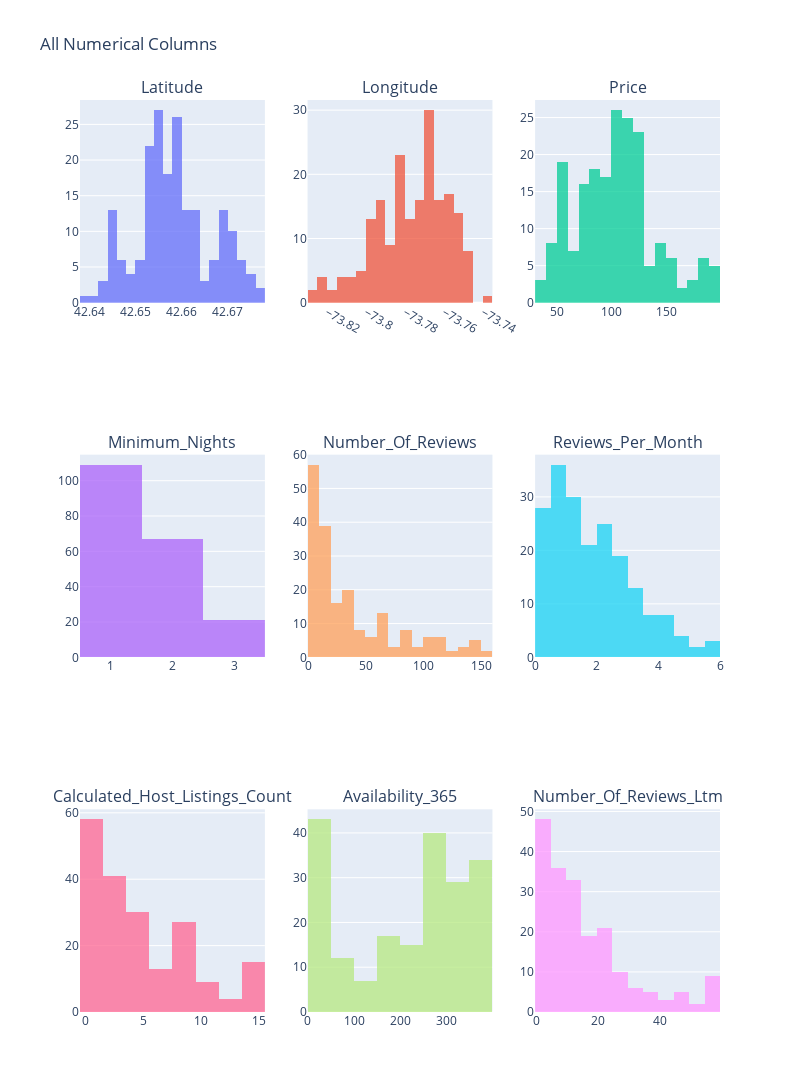

The notebook cell this image was saved under:
### Code cell
Muti_hist_plot(data_without_outliers[data_without_outliers.columns[3:]])

### Figure 1 — Plotly figure (JSON) as saved in the notebook; plotly's stock layout.template omitted (floating-point values rounded to 4 significant figures; data arrays with more than 128 entries replaced by an {"elided": "..."} marker saying what was removed)
{"data": [{"name": "Latitude", "opacity": 0.75, "showlegend": false, "type": "histogram", "x": {"elided": "197 float values"}, "xaxis": "x", "yaxis": "y"}, {"name": "Longitude", "opacity": 0.75, "showlegend": false, "type": "histogram", "x": {"elided": "197 float values"}, "xaxis": "x2", "yaxis": "y2"}, {"name": "Price", "opacity": 0.75, "showlegend": false, "type": "histogram", "x": {"elided": "197 int values"}, "xaxis": "x3", "yaxis": "y3"}, {"name": "Minimum_Nights", "opacity": 0.75, "showlegend": false, "type": "histogram", "x": {"elided": "197 int values"}, "xaxis": "x4", "yaxis": "y4"}, {"name": "Number_Of_Reviews", "opacity": 0.75, "showlegend": false, "type": "histogram", "x": {"elided": "197 int values"}, "xaxis": "x5", "yaxis": "y5"}, {"name": "Reviews_Per_Month", "opacity": 0.75, "showlegend": false, "type": "histogram", "x": {"elided": "197 float values"}, "xaxis": "x6", "yaxis": "y6"}, {"name": "Calculated_Host_Listings_Count", "opacity": 0.75, "showlegend": false, "type": "histogram", "x": {"elided": "197 int values"}, "xaxis": "x7", "yaxis": "y7"}, {"name": "Availability_365", "opacity": 0.75, "showlegend": false, "type": "histogram", "x": {"elided": "197 int values"}, "xaxis": "x8", "yaxis": "y8"}, {"name": "Number_Of_Reviews_Ltm", "opacity": 0.75, "showlegend": false, "type": "histogram", "x": {"elided": "197 int values"}, "xaxis": "x9", "yaxis": "y9"}], "layout": {"annotations": [{"font": {"size": 16}, "showarrow": false, "text": "Latitude", "x": 0.1444, "xanchor": "center", "xref": "paper", "y": 1, "yanchor": "bottom", "yref": "paper"}, {"font": {"size": 16}, "showarrow": false, "text": "Longitude", "x": 0.5, "xanchor": "center", "xref": "paper", "y": 1, "yanchor": "bottom", "yref": "paper"}, {"font": {"size": 16}, "showarrow": false, "text": "Price", "x": 0.8556, "xanchor": "center", "xref": "paper", "y": 1, "yanchor": "bottom", "yref": "paper"}, {"font": {"size": 16}, "showarrow": false, "text": "Minimum_Nights", "x": 0.1444, "xanchor": "center", "xref": "paper", "y": 0.6111, "yanchor": "bottom", "yref": "paper"}, {"font": {"size": 16}, "showarrow": false, "text": "Number_Of_Reviews", "x": 0.5, "xanchor": "center", "xref": "paper", "y": 0.6111, "yanchor": "bottom", "yref": "paper"}, {"font": {"size": 16}, "showarrow": false, "text": "Reviews_Per_Month", "x": 0.8556, "xanchor": "center", "xref": "paper", "y": 0.6111, "yanchor": "bottom", "yref": "paper"}, {"font": {"size": 16}, "showarrow": false, "text": "Calculated_Host_Listings_Count", "x": 0.1444, "xanchor": "center", "xref": "paper", "y": 0.2222, "yanchor": "bottom", "yref": "paper"}, {"font": {"size": 16}, "showarrow": false, "text": "Availability_365", "x": 0.5, "xanchor": "center", "xref": "paper", "y": 0.2222, "yanchor": "bottom", "yref": "paper"}, {"font": {"size": 16}, "showarrow": false, "text": "Number_Of_Reviews_Ltm", "x": 0.8556, "xanchor": "center", "xref": "paper", "y": 0.2222, "yanchor": "bottom", "yref": "paper"}], "height": 1200, "title": {"text": "All Numerical Columns"}, "width": 800, "xaxis": {"anchor": "y", "domain": [0, 0.2889]}, "xaxis2": {"anchor": "y2", "domain": [0.3556, 0.6444]}, "xaxis3": {"anchor": "y3", "domain": [0.7111, 1]}, "xaxis4": {"anchor": "y4", "domain": [0, 0.2889]}, "xaxis5": {"anchor": "y5", "domain": [0.3556, 0.6444]}, "xaxis6": {"anchor": "y6", "domain": [0.7111, 1]}, "xaxis7": {"anchor": "y7", "domain": [0, 0.2889]}, "xaxis8": {"anchor": "y8", "domain": [0.3556, 0.6444]}, "xaxis9": {"anchor": "y9", "domain": [0.7111, 1]}, "yaxis": {"anchor": "x", "domain": [0.7778, 1]}, "yaxis2": {"anchor": "x2", "domain": [0.7778, 1]}, "yaxis3": {"anchor": "x3", "domain": [0.7778, 1]}, "yaxis4": {"anchor": "x4", "domain": [0.3889, 0.6111]}, "yaxis5": {"anchor": "x5", "domain": [0.3889, 0.6111]}, "yaxis6": {"anchor": "x6", "domain": [0.3889, 0.6111]}, "yaxis7": {"anchor": "x7", "domain": [0, 0.2222]}, "yaxis8": {"anchor": "x8", "domain": [0, 0.2222]}, "yaxis9": {"anchor": "x9", "domain": [0, 0.2222]}}}
